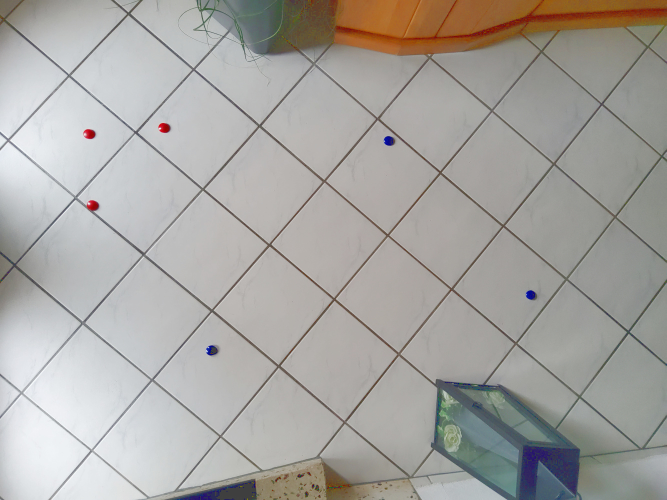
#> input picture opencv/image1.jpg, 1333 x 1000 px (shown at 1/2 size)
$ python create_thumbnails.py opencv/image1.jpg
#> lines starting #> are read from the running program, lines starting #| are printed output that depends on the picture
#!/usr/bin/env python3

"""
Thumbnail für eine Datei erzeugen (benötigt Python Imaging Library)

Quelle: http://effbot.org/imagingbook/introduction.htm

@author: Christian Wichmann
@license: GNU GPL
"""

import os, sys
from PIL import Image

size = 128, 128

for infile in sys.argv[1:]:
    outfile = os.path.splitext(infile)[0] + ".thumbnail"
    if infile != outfile:
        try:
            im = Image.open(infile)
#> im is the input picture: PIL image 1333x1000 RGB; mean R, G, B 167.2, 165, 161.1
            im.thumbnail(size)
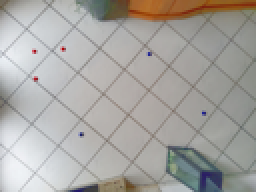
#> im: PIL image 128x96 RGB (shown 2 times larger); mean R, G, B 167.2, 165, 161
            im.save(outfile, "JPEG")
        except IOError:
            print("cannot create thumbnail for %s" % infile)

$ run again, on opencv/image3.jpg
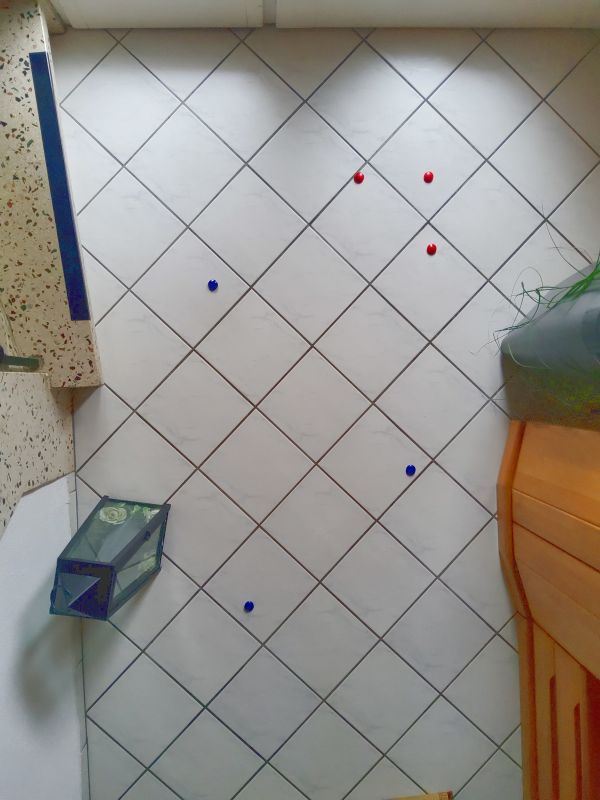
#> input picture opencv/image3.jpg, 1200 x 1600 px (shown at 1/2 size)
#> im is the input picture: PIL image 1200x1600 RGB; mean R, G, B 148.3, 144.7, 139.5
#> `im.thumbnail(size)`:
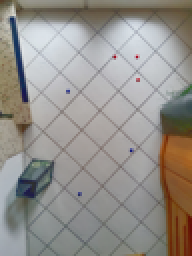
#> im: PIL image 96x128 RGB (shown 2 times larger); mean R, G, B 148.3, 144.7, 139.5
